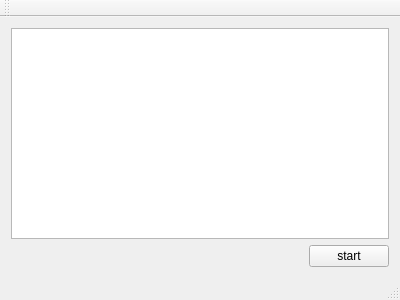
<?xml version="1.0" encoding="UTF-8"?>
<ui version="4.0">
 <class>MainWindow</class>
 <widget class="QMainWindow" name="MainWindow">
  <property name="geometry">
   <rect>
    <x>0</x>
    <y>0</y>
    <width>400</width>
    <height>300</height>
   </rect>
  </property>
  <property name="sizePolicy">
   <sizepolicy hsizetype="Expanding" vsizetype="Expanding">
    <horstretch>0</horstretch>
    <verstretch>0</verstretch>
   </sizepolicy>
  </property>
  <property name="windowTitle">
   <string>MainWindow</string>
  </property>
  <widget class="QWidget" name="centralWidget">
   <layout class="QVBoxLayout" name="verticalLayout">
    <item>
     <widget class="QTextEdit" name="logshow"/>
    </item>
    <item>
     <widget class="QPushButton" name="startButton">
      <property name="sizePolicy">
       <sizepolicy hsizetype="Fixed" vsizetype="Fixed">
        <horstretch>0</horstretch>
        <verstretch>0</verstretch>
       </sizepolicy>
      </property>
      <property name="layoutDirection">
       <enum>Qt::RightToLeft</enum>
      </property>
      <property name="text">
       <string>start</string>
      </property>
     </widget>
    </item>
   </layout>
  </widget>
  <widget class="QMenuBar" name="menuBar">
   <property name="geometry">
    <rect>
     <x>0</x>
     <y>0</y>
     <width>400</width>
     <height>30</height>
    </rect>
   </property>
  </widget>
  <widget class="QToolBar" name="mainToolBar">
   <attribute name="toolBarArea">
    <enum>TopToolBarArea</enum>
   </attribute>
   <attribute name="toolBarBreak">
    <bool>false</bool>
   </attribute>
  </widget>
  <widget class="QStatusBar" name="statusBar"/>
 </widget>
 <layoutdefault spacing="6" margin="11"/>
 <resources/>
 <connections/>
</ui>
